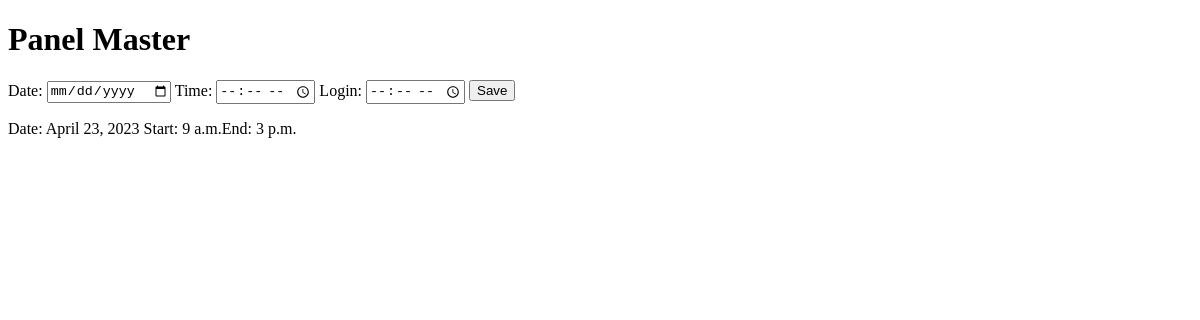
Page /panel/masters/3/ on the earlier database version.
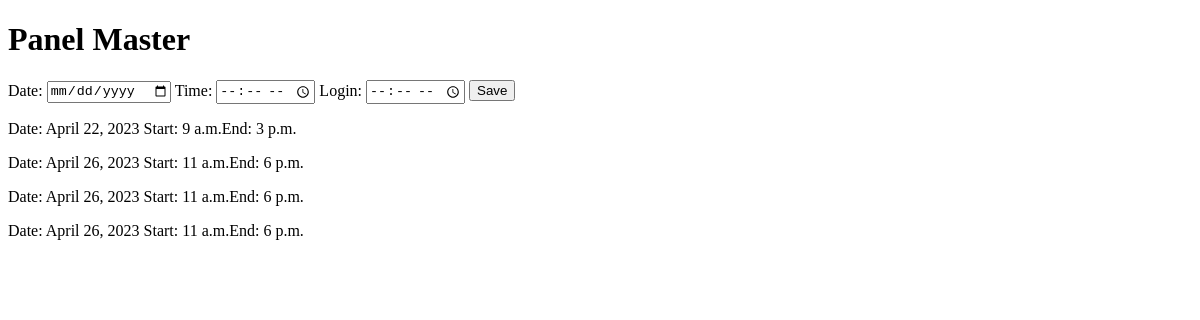
Same page on the later database version.
### Salon/models.py (models this page shows, shortened)
class Schedule(models.Model):
    master = models.ForeignKey(Master, on_delete=models.CASCADE)
    date = models.DateTimeField()
    start_work = models.TimeField()
    end_work = models.TimeField()

### Panel/views.py (the view, shortened to what this page needs)
# urls.py: path('masters/<int:id_master>/', Panel.views.panel_master_id),
def panel_master_id(request, id_master):
    current_schedule = Master.objects.get(id=id_master)
    work_schedule = Schedule.objects.filter(master_id=current_schedule).all()
    return render(request, "panel_master_one.html", {'work_schedule': work_schedule})

### templates/panel_master_one.html (shortened to what this page needs)
<!DOCTYPE html>
<html lang="en">
<head>
</head>
<body>
<h1>Panel Master</h1>
    <form method="POST">
      <label for="date">Date:</label>
      <input type="date" id="date" name="date" placeholder="Enter date" required>
      <label for="start_work">Time:</label>
      <input type="time" id="start_work" name="start_work" placeholder="Enter start time" required>
      <label for="end_work">Login:</label>
      <input type="time" id="end_work" name="end_work" placeholder="Enter end time" required>
      <input type="submit" value="Save">
    </form>
{% for schedule in work_schedule %}
    <p><span>Date:</span> {{ schedule.date.date }} <span>Start:</span> {{ schedule.start_work }}<span>End:</span> {{ schedule.end_work }}</p>
{% endfor %}
</body>
</html>

Differences in the rows shown:
changed Schedule: date "April 23, 2023" → "April 22, 2023"
added Schedule: date "April 26, 2023", start_work "11 a.m.", end_work "6 p.m."
added Schedule: date "April 26, 2023", start_work "11 a.m.", end_work "6 p.m."
added Schedule: date "April 26, 2023", start_work "11 a.m.", end_work "6 p.m."
